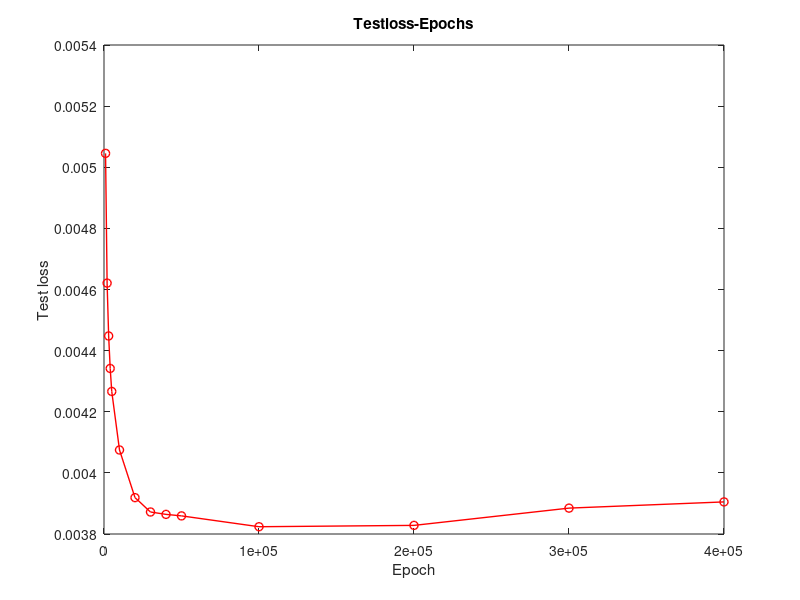

MATLAB code to generate this figure:
clc;clear;close;

% 此处是具体实验数据，用以判断是否发生过拟合
x = [1000,2000,3000,4000,5000,10000,20000,30000,40000,50000,100000,200000,300000,400000];
y = [0.0050454,0.004621,0.004448,0.0043417,0.0042664,0.0040749,0.003919,0.003872,0.0038642,0.0038593,0.0038238,0.0038282,0.0038847,0.003905]
plot(x, y, 'ro-', "linewidth", 1);
title("Testloss-Epochs")
xlabel("Epoch")
ylabel("Test loss")






